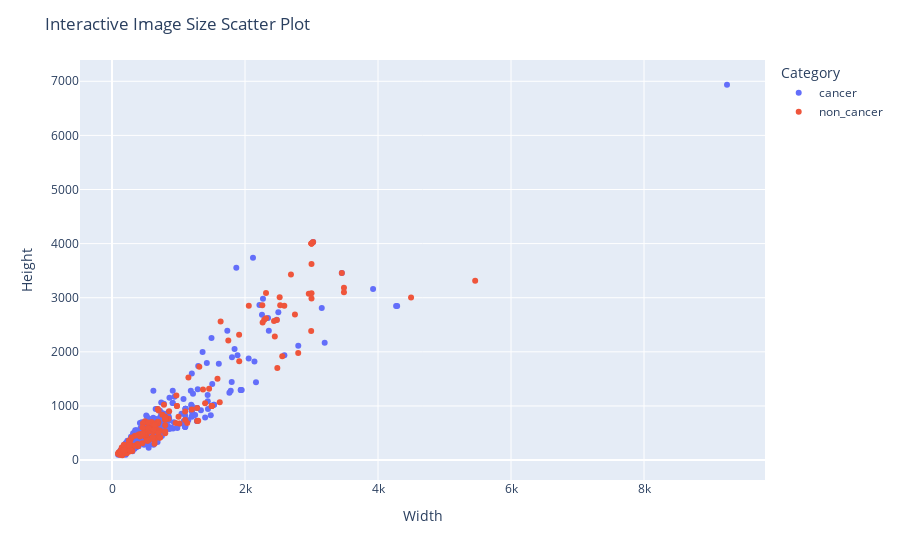

This figure's notebook cell:
### Code cell
interactive_image_size_scatter(DATASETS_PATH + '/oral_cancer')

### Figure 1 — Plotly figure (JSON) as saved in the notebook; plotly's stock layout.template omitted (floating-point values rounded to 4 significant figures; data arrays with more than 128 entries replaced by an {"elided": "..."} marker saying what was removed)
{"data": [{"customdata": {"elided": "500x1 str values"}, "hovertemplate": "Category=cancer<br>Width=%{x}<br>Height=%{y}<br>Filename=%{customdata[0]}<extra></extra>", "legendgroup": "cancer", "marker": {"color": "#636efa", "symbol": "circle"}, "mode": "markers", "name": "cancer", "orientation": "v", "showlegend": true, "type": "scatter", "x": {"elided": "500 int values"}, "xaxis": "x", "y": {"elided": "500 int values"}, "yaxis": "y"}, {"customdata": {"elided": "250x1 str values"}, "hovertemplate": "Category=non_cancer<br>Width=%{x}<br>Height=%{y}<br>Filename=%{customdata[0]}<extra></extra>", "legendgroup": "non_cancer", "marker": {"color": "#EF553B", "symbol": "circle"}, "mode": "markers", "name": "non_cancer", "orientation": "v", "showlegend": true, "type": "scatter", "x": {"elided": "250 int values"}, "xaxis": "x", "y": {"elided": "250 int values"}, "yaxis": "y"}], "layout": {"legend": {"title": {"text": "Category"}, "tracegroupgap": 0}, "margin": {"t": 60}, "title": {"text": "Interactive Image Size Scatter Plot"}, "xaxis": {"anchor": "y", "domain": [0, 1], "title": {"text": "Width"}}, "yaxis": {"anchor": "x", "domain": [0, 1], "title": {"text": "Height"}}}}
